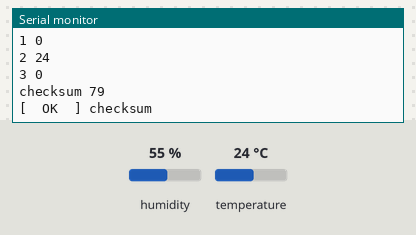
Simulated run of this sketch. Board: Arduino Uno, built with avr-gcc and run on an emulated ATmega328P. On the bench: the last lines printed to the serial monitor. Wiring (inferred from the names in the program): DHT11 sensor: data pin 4. The inputs (shaded band) are chosen by the test bench; at power-on: humidity 55 %, temperature 24 °C.

Above: at 4.8 s.
4.9 s: humidity set to 22 %
At 6.6 s:
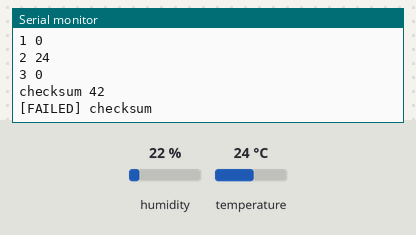
7.9 s: temperature set to 12 °C
At 8.5 s:
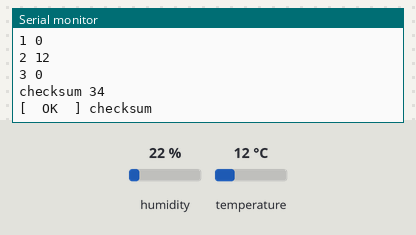
10.9 s: humidity set to 40 %
At 13.4 s:
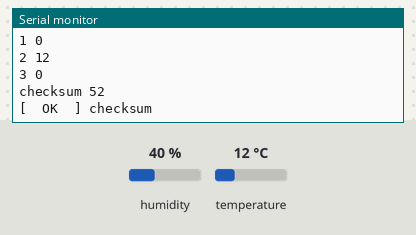
Timing chart, 0 to 14.9 s (numbered marks = the images above; inputs shaded):
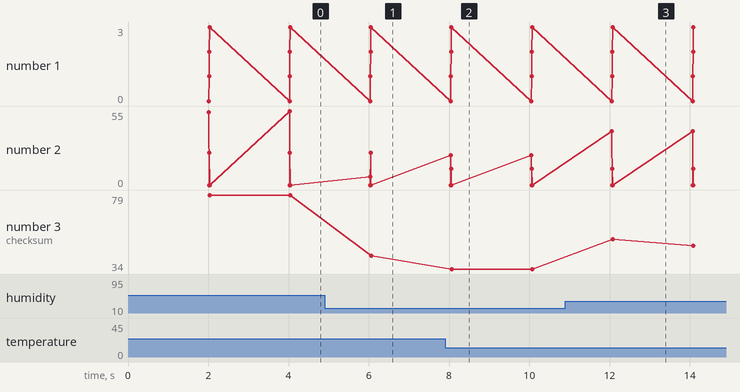

The sketch:

tempCheck.ino
```cpp
/* Odczyt z czytnika temperatury i wilgotnosci
 * Dokumentacja : DHT11.pdf
 */

#define ONE_LENGTH 52
#define PRINTBITS 0

const int pin = 4;

const unsigned long STARTSIGNALLENGTH = 20000;

void resetState();
void pushBit(int bitValue);
void sendResult();

char charBits[41];
int charBitsLength;

int result[5];

int isLow() {
  return LOW == digitalRead(pin);
}

int isHigh() {
  return HIGH == digitalRead(pin);
}

void makeHigh() {
  digitalWrite(pin,HIGH);
}

void makeLow() {
  digitalWrite(pin,LOW);
}


void setup() {
  Serial.begin(9600);
  Serial.println("Setup");

}


void loop() {
  delay(2000); // initial delay
  synchImpl();
  resetState();
}

void synchImpl() {

  pinMode(pin, OUTPUT);
  makeLow(); // emit starting signal

  delayMicroseconds(STARTSIGNALLENGTH);

  makeHigh();
  pinMode(pin,INPUT);

  while(!isLow());
  while(isLow());
  while(isHigh());

  for (int i=0;i<40;i++) {
    while(isLow());
    unsigned long start = micros();
    while(isHigh());
    unsigned long elapsed = micros() - start;
    pushBit(elapsed);
  }

  pinMode(pin,OUTPUT);
  makeHigh();
  sendResult();
}

void sendResult() {
  Serial.println("WYNIK:");
  if (PRINTBITS) {
    for (int i=0;i<40;i++) {
      if (i % 8 == 0) {
        Serial.println("-");
      }
      Serial.print((int)charBits[i]);
      Serial.print(" ");
      Serial.println(charBits[i] <= ONE_LENGTH ? "0" : "1");

    }
    Serial.println("-----");
  }
  for (int i=0;i<4;i++) {
    Serial.print(i);
    Serial.print(" ");
    Serial.println(result[i]);
  }

  Serial.print("checksum ");
  Serial.println(result[4]);

  int sum = 0;
  for (int i=0;i<4;i++) {
    sum += result[i];
  }

  if ( (sum & 0xFF) == result[4]) {
    Serial.println("[  OK  ] checksum");
  }
  else {
    Serial.println("[FAILED] checksum");
  }
}

void pushBit(int signalLength) {
  charBits[charBitsLength] = signalLength;

  result[charBitsLength/8] = result[charBitsLength/8] << 1 | (signalLength > ONE_LENGTH);

  charBitsLength++;
}


void resetState() {
  for (int i=0;i<41;i++) {
    charBits[i] = 0;
  }

  for (int i=0;i<5;i++) {
    result[i] = 0;
  }
  charBitsLength = 0;
}
```

Measured:
- after the input at 4.9 s, the serial monitor: prints a new line after 1.1 s (image 1)
- after the input at 7.9 s, the serial monitor: prints a new line after 0.15 s (image 2)
- after the input at 10.9 s, the serial monitor: prints a new line after 1.2 s (image 3)
- plotted number 3: 79 → 42 after the input at 4.9 s, 42 → 34 after the input at 7.9 s, 34 → 48 after the input at 10.9 s
